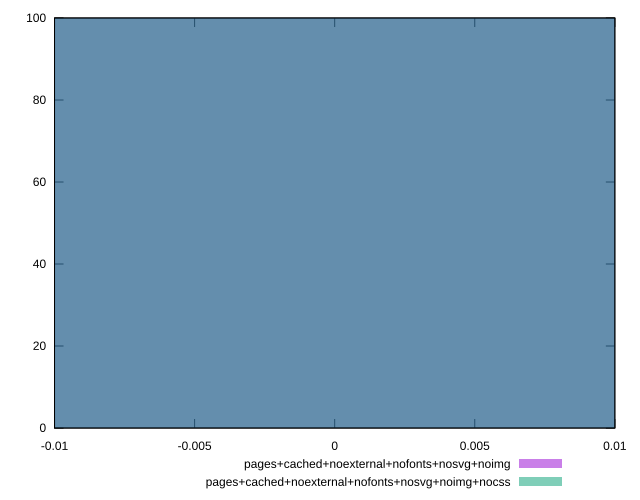

This chart was generated by the following gnuplot code:
reset
set terminal svg size 640, 500
set output "reprap/efficient-animated-content/comparison/histogram/11_vs_12.svg"

$pagesCachedNoexternalNofontsNosvgNoimg <<EOF
0 100
EOF

$pagesCachedNoexternalNofontsNosvgNoimgNocss <<EOF
0 100
EOF

set key outside below
set boxwidth 0.1
set yrange [0:100]
set style fill transparent solid 0.5 noborder

plot \
  $pagesCachedNoexternalNofontsNosvgNoimg title "pages+cached+noexternal+nofonts+nosvg+noimg" with boxes, \
  $pagesCachedNoexternalNofontsNosvgNoimgNocss title "pages+cached+noexternal+nofonts+nosvg+noimg+nocss" with boxes, \


reset
